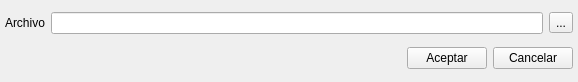
<ui version="4.0" >
 <class>ArchivoBase</class>
 <widget class="QWidget" name="ArchivoBase" >
  <property name="geometry" >
   <rect>
    <x>0</x>
    <y>0</y>
    <width>578</width>
    <height>82</height>
   </rect>
  </property>
  <property name="windowTitle" >
   <string>Importar CSV</string>
  </property>
  <property name="windowIcon" >
   <iconset resource="../../../bulmages.qrc" >
    <normaloff>:/Bulmafact32x32/images/png/32x32/i_bulmages_boton_listado.32x32.png</normaloff>:/Bulmafact32x32/images/png/32x32/i_bulmages_boton_listado.32x32.png</iconset>
  </property>
  <layout class="QVBoxLayout" >
   <property name="margin" >
    <number>5</number>
   </property>
   <item>
    <layout class="QHBoxLayout" >
     <item>
      <widget class="QLabel" name="label" >
       <property name="text" >
        <string>Archivo</string>
       </property>
      </widget>
     </item>
     <item>
      <widget class="QLineEdit" name="mui_archivo" />
     </item>
     <item>
      <widget class="QToolButton" name="mui_buscarArchivo" >
       <property name="text" >
        <string>...</string>
       </property>
      </widget>
     </item>
    </layout>
   </item>
   <item>
    <layout class="QHBoxLayout" >
     <item>
      <spacer>
       <property name="orientation" >
        <enum>Qt::Horizontal</enum>
       </property>
       <property name="sizeHint" stdset="0" >
        <size>
         <width>40</width>
         <height>20</height>
        </size>
       </property>
      </spacer>
     </item>
     <item>
      <widget class="QPushButton" name="mui_aceptar" >
       <property name="text" >
        <string>Aceptar</string>
       </property>
      </widget>
     </item>
     <item>
      <widget class="QPushButton" name="mui_cancelar" >
       <property name="text" >
        <string>Cancelar</string>
       </property>
      </widget>
     </item>
    </layout>
   </item>
  </layout>
 </widget>
 <resources>
  <include location="../../../bulmages.qrc" />
 </resources>
 <connections/>
</ui>
